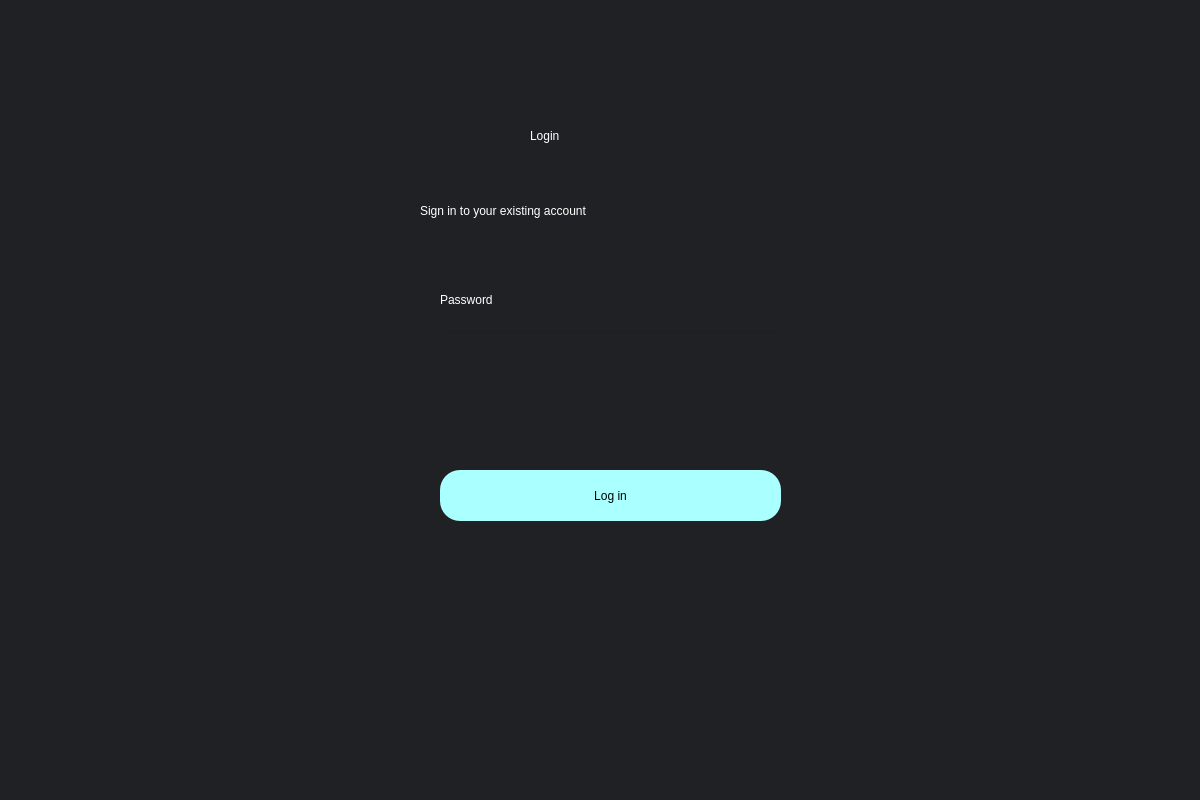
<?xml version="1.0" encoding="UTF-8"?>
<ui version="4.0">
 <class>Dialog</class>
 <widget class="QDialog" name="Dialog">
  <property name="geometry">
   <rect>
    <x>0</x>
    <y>0</y>
    <width>1200</width>
    <height>800</height>
   </rect>
  </property>
  <property name="windowTitle">
   <string>Dialog</string>
  </property>
  <widget class="QWidget" name="bgwidget" native="true">
   <property name="geometry">
    <rect>
     <x>0</x>
     <y>-10</y>
     <width>1201</width>
     <height>821</height>
    </rect>
   </property>
   <property name="styleSheet">
    <string notr="true">QWidget#bgwidget{
background-color:#202124;}</string>
   </property>
   <widget class="QLabel" name="label">
    <property name="geometry">
     <rect>
      <x>530</x>
      <y>110</y>
      <width>151</width>
      <height>71</height>
     </rect>
    </property>
    <property name="styleSheet">
     <string notr="true">font: 36pt &quot;MS Shell Dlg 2&quot;; color:rgb(255, 255, 255)</string>
    </property>
    <property name="text">
     <string>Login</string>
    </property>
   </widget>
   <widget class="QLabel" name="label_2">
    <property name="geometry">
     <rect>
      <x>420</x>
      <y>200</y>
      <width>391</width>
      <height>41</height>
     </rect>
    </property>
    <property name="styleSheet">
     <string notr="true">font: 16pt &quot;MS Shell Dlg 2&quot;;color:rgb(255, 255, 255)</string>
    </property>
    <property name="text">
     <string>Sign in to your existing account</string>
    </property>
   </widget>
   <widget class="QPushButton" name="login">
    <property name="geometry">
     <rect>
      <x>440</x>
      <y>480</y>
      <width>341</width>
      <height>51</height>
     </rect>
    </property>
    <property name="styleSheet">
     <string notr="true">border-radius:20px;
background-color: rgb(170, 255, 255);
font: 14pt &quot;MS Shell Dlg 2&quot;;</string>
    </property>
    <property name="text">
     <string>Log in</string>
    </property>
   </widget>
   <widget class="QLineEdit" name="passwordfield">
    <property name="geometry">
     <rect>
      <x>440</x>
      <y>340</y>
      <width>341</width>
      <height>51</height>
     </rect>
    </property>
    <property name="styleSheet">
     <string notr="true">background-color:rgba(0,0,0,0);
font: 12pt &quot;MS Shell Dlg 2&quot;;
color:#fff;</string>
    </property>
   </widget>
   <widget class="QLabel" name="label_4">
    <property name="geometry">
     <rect>
      <x>440</x>
      <y>300</y>
      <width>81</width>
      <height>20</height>
     </rect>
    </property>
    <property name="styleSheet">
     <string notr="true">font: 10pt &quot;MS Shell Dlg 2&quot;;
color: rgb(255, 255, 255);</string>
    </property>
    <property name="text">
     <string>Password</string>
    </property>
   </widget>
   <widget class="QLabel" name="error">
    <property name="geometry">
     <rect>
      <x>440</x>
      <y>456</y>
      <width>341</width>
      <height>20</height>
     </rect>
    </property>
    <property name="styleSheet">
     <string notr="true">font: 12pt &quot;MS Shell Dlg 2&quot;; color:red;</string>
    </property>
    <property name="text">
     <string/>
    </property>
   </widget>
  </widget>
 </widget>
 <resources/>
 <connections/>
</ui>
